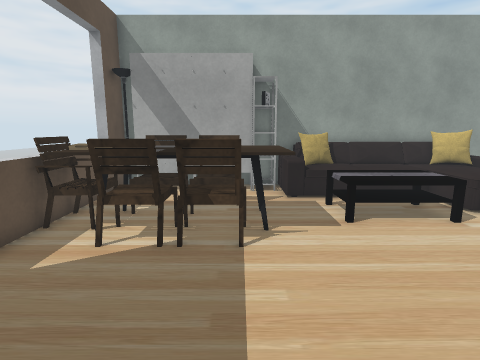
[1] (above)

22 first-person views from a walk through a Unity game level. The camera is 1.4 m above the floor, tilts 10° down and sees 80° across. The floor is counted in squares, 0.5 m on a side. Each view is taken from the middle of a square. On the plan, view 1 faces up. The plan holds only what a view shows up to about 20 squares ahead; the rest is blank. The place goes on beyond the plan. Some surface patterns are stand-ins.

[2]
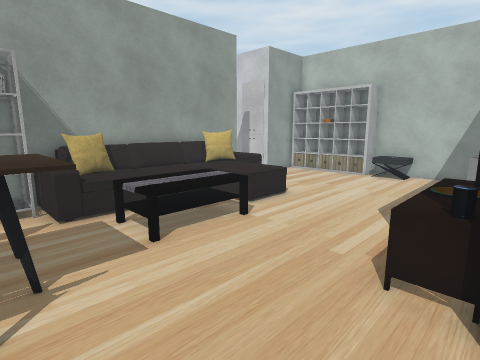

[3]
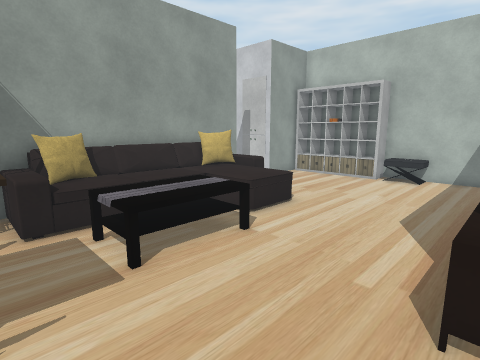

[4]
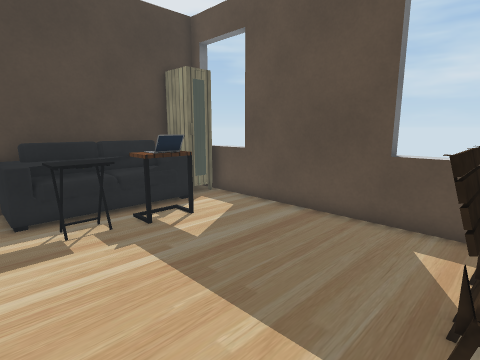

[5]
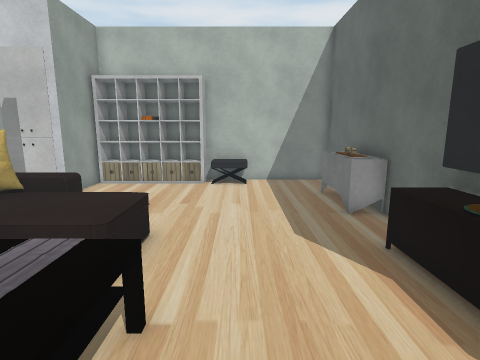

[6]
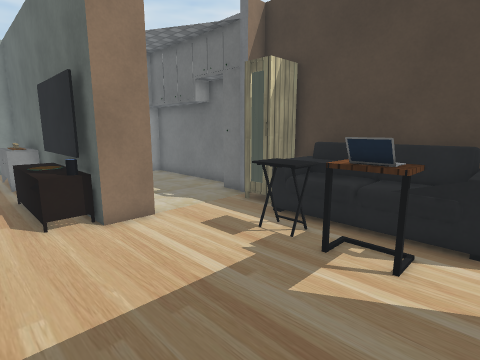

[7]
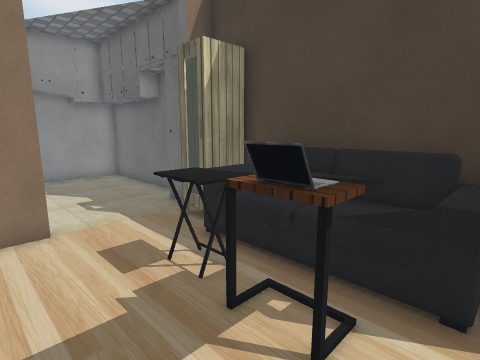

[8]
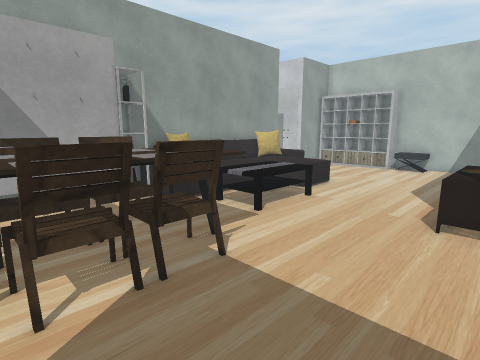

[9]
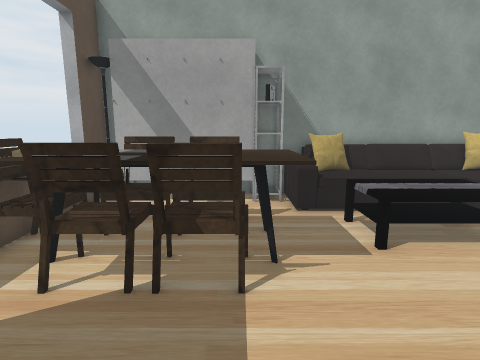

[10]
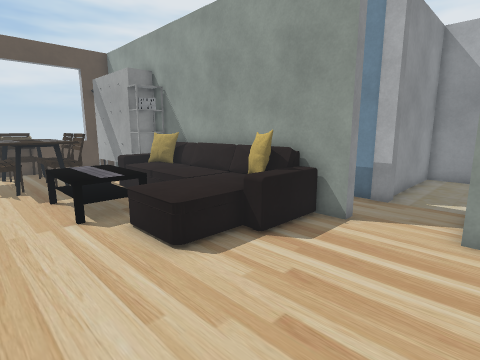

[11]
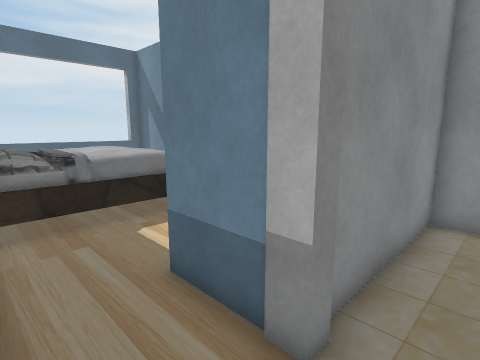

[12]
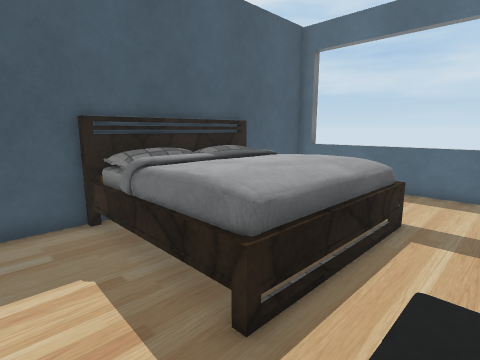

[13]
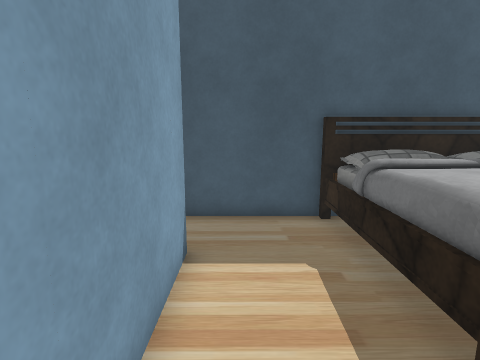

[14]
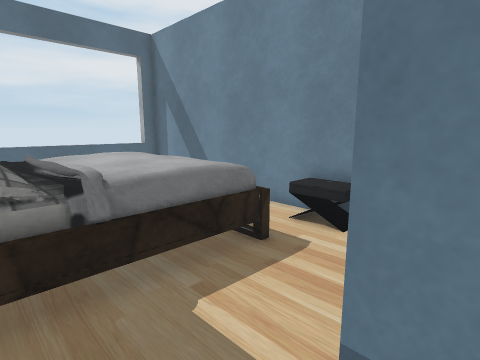

[15]
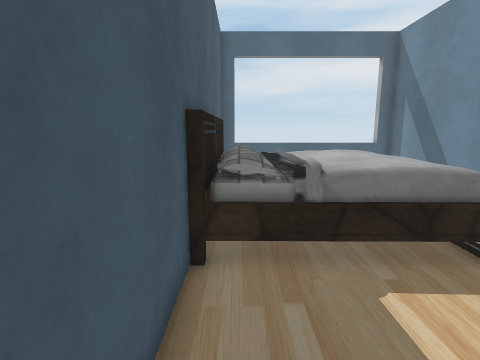

[16]
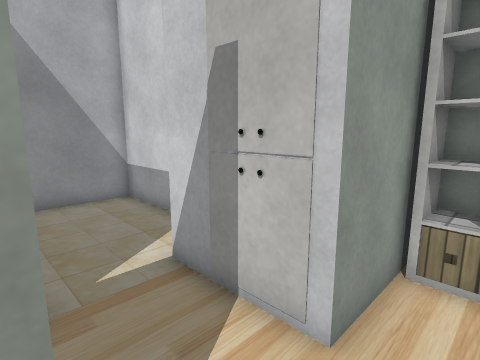

[17]
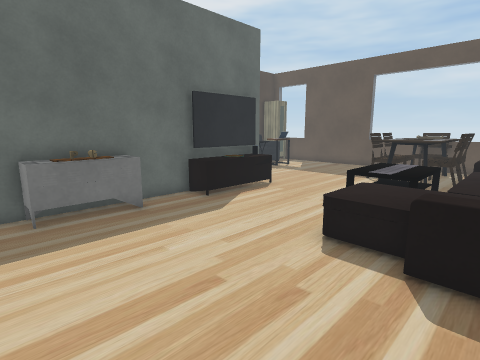

[18]
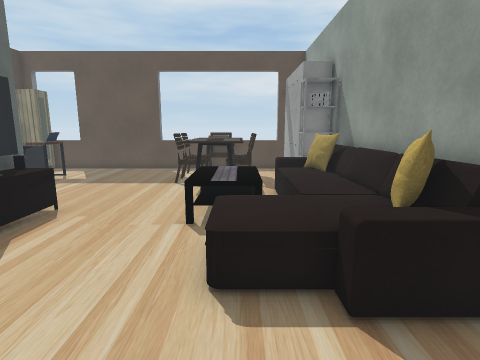

[19]
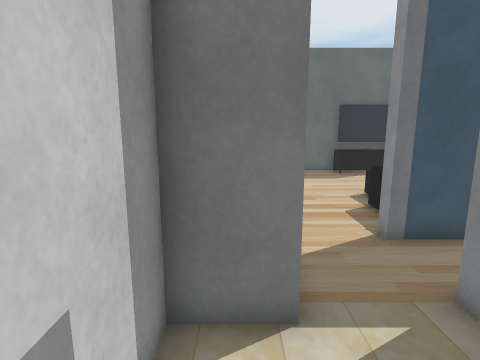

[20]
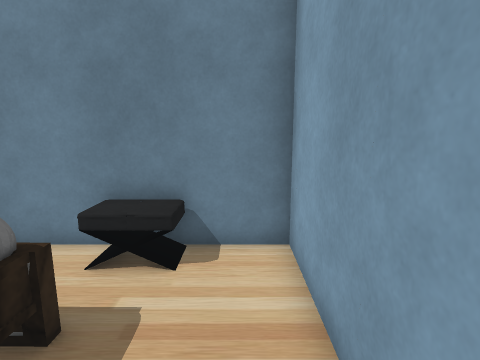

[21]
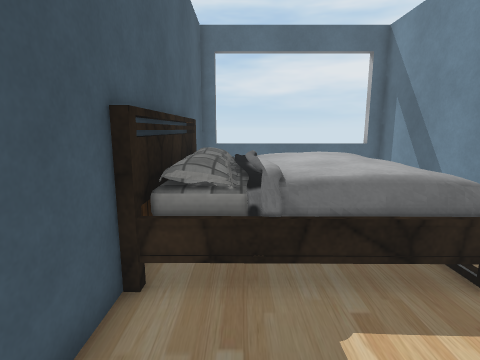

[22]
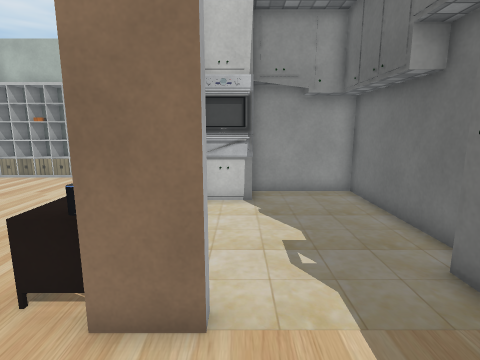

### Floor plan
Key: @ floor where view 1 was taken; # wall or solid block; . floor; = window, fence, low wall or low ledge; ^ raised ledge; B bed; C cabinet; S sofa; H chair; T table; E shelf; U cupboard; O other object.
Columns run from 6 left of view 1 to 19 right of it. Each row starts with its distance up from view 1.
 25 ################  ######
 24 #     .... OOO.#  #....#
 23 = .........OOO.#  #....#
 22 = ...BBBBBBB...#  #....#
 21 = ...BBBBBBB...#  #....#
 20 =     BBBBBB...#  #....#
 19 =     BBBBBB...#  #....#
 18 =     BBBBBB...####..###
 17 =    BBBBBBB.........#
 16 #     BBBBBB.........#
 15 ######BBBBB########..^^^##
 14 #C     CCSSSSSSSSS#...  E#
 13 #CCCCCCCCSSSSSSSSS......E#
 12 = ......SSSSSSSSSS......E#
 11 =  HHHH..TTTTTSSS.......E#
 10 =^^HHHH^.TTTTTSSS.......E#
  9 #H^^^^^^.TTTTTSSS.......E#
  8 ##^^^^^^.TTTTT..........O#
  7 =#^HHHH^................O#
  6 =........................#
  5 =........................#
  4 #........................#
  3 #..........OOOOO..UUUUU..#
  2 #..........###############
  1 #..........#......#
  0 #.....@...........#
 -1 #..OOOOO..........##
 -2 =..OOOOO........... #
 -3 =#OOOOOOO##........ #
 -4 =##OOOOOO####.......#
 -5 ###OOOOO### #########

Positions as (right, up) in squares from view 1, and headings:
1: (0, 0), facing up
2: (0, 2), facing up-right
3: (1, 3), facing up-right
4: (3, 7), facing down-left
5: (3, 7), facing right
6: (-4, 5), facing down-right
7: (-4, 2), facing down-right
8: (-4, 2), facing up-right
9: (0, 2), facing up
10: (16, 6), facing up-left
11: (14, 15), facing up-left
12: (8, 24), facing down-left
13: (8, 24), facing down
14: (10, 16), facing up-left
15: (11, 16), facing left
16: (12, 13), facing up-right
17: (17, 13), facing down-left
18: (15, 10), facing left
19: (16, 22), facing down
20: (8, 18), facing up
21: (10, 17), facing left
22: (1, 0), facing right
